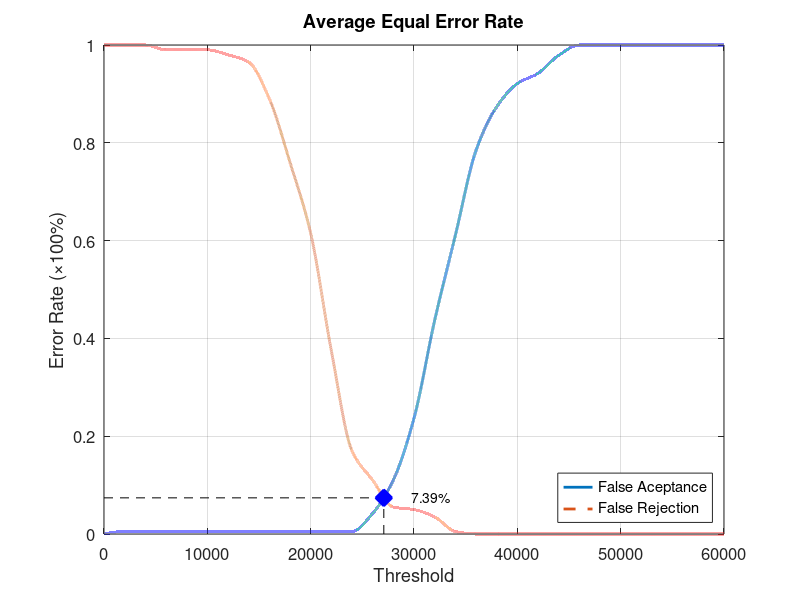
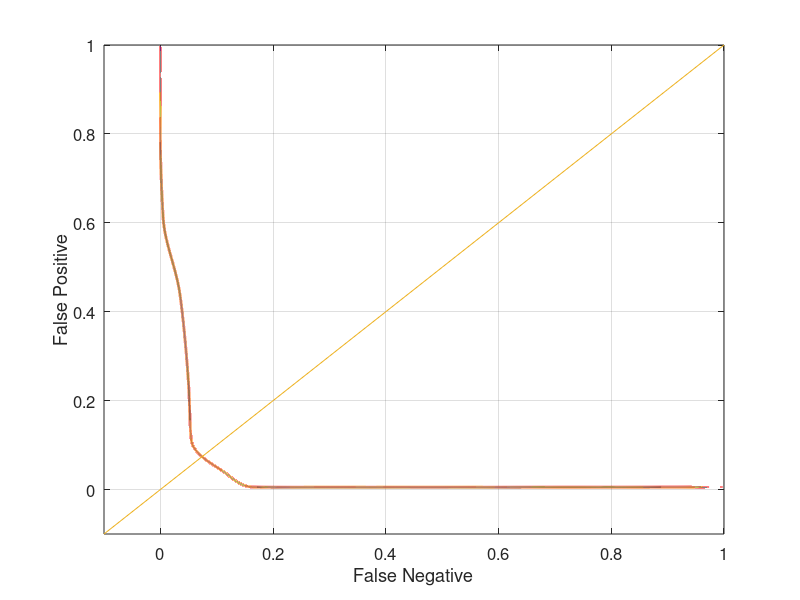

Reproduce these figures in MATLAB, in order.
function yEER = Database2_1
close all;
clear;
clc;
x = 0:2000:60000;
xq = 0:0.5:60000;

y0 = [0 0.00526316 0.00526316 0.00526316 0.00526316 0.00526316 0.00526316 0.00526316 0.00526316 0.00526316 0.00526316 0.00526316 0.00526316 0.0421053 0.110526 0.236842 0.436842 0.610526 0.784211 0.873684 0.921053 0.942105 0.978947 1 1 1 1 1 1 1 1];
yy0 = interp1(x, y0, xq, 'pchip');
y1 = [1 1 1 0.99 0.99 0.99 0.98 0.965 0.89 0.76 0.615 0.375 0.17 0.11 0.055 0.05 0.035 0.005 0 0 0 0 0 0 0 0 0 0 0 0 0];
yy1 = interp1(x, y1, xq, 'pchip');

% Calculating EER: 
y2 = abs(y0 - y1);
find(y2 == min(y2))
yy2 = abs(yy0 - yy1);
xEER = find(yy2 == min(yy2));
xEERIndex = xq(xEER) % X-axis EER
yEER = yy0(xEER) % Y-axis EER

main = figure
plot(xq, yy0,'-','LineWidth', 2);	hold on
plot(xq, yy1,'--','LineWidth', 2);	hold on
plot([xEERIndex xEERIndex], [0 yEER], 'k--');	hold on
plot([0 xEERIndex], [yEER yEER], 'k--');	hold on
plot(xEERIndex, yEER, 'bx', 'LineWidth', 10);	hold on
text(xEERIndex + 10 * xEERIndex / 100, yEER, [num2str(round((10000 * yEER)) / 100) '%'])
legend('False Aceptance', 'False Rejection', 'Location', 'SouthEast')
xlabel('Threshold')
ylabel('Error Rate (\times100%)')
title('Average Equal Error Rate')
set(gca, 'FontSize', 12)
axis([0 60000 0 1])
grid on

print(main, 'Database2_1Main', '-dpng');
FNRxFPR = figure('Color', [1 1 1]);
plot(yy1, yy0, '-', yy1, yy0, 'LineWidth', 2);
hold on
y = -0.1:0.1:1
plot(y, y); 
set(gca, 'FontSize', 12)
xlabel('False Negative')
ylabel('False Positive')
axis([-0.1 1 -0.1 1])
set(gca, 'FontSize', 12)
grid on

print(FNRxFPR, 'Database2_1FNRxFPR','-dpng');
end
